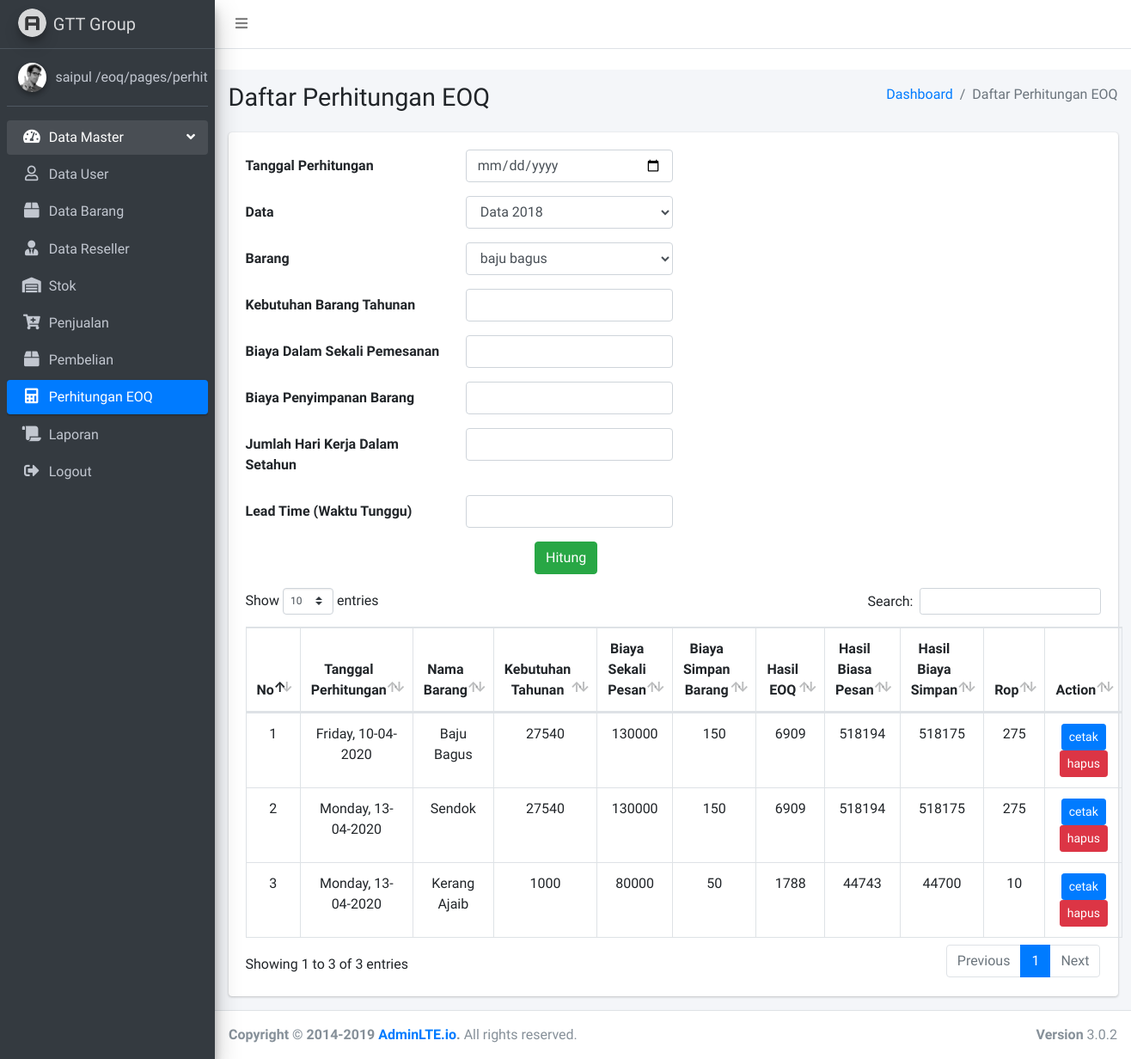
Page /pages/perhitungan-eoq/index.php (signed in) on the committed database.
### tables this page shows
CREATE TABLE `hasil` (
  `id` int(11) NOT NULL,
  `barang_id` int(11) NOT NULL,
  `kebutuhan_tahunan` int(11) NOT NULL,
  `biaya_sekali_pesan` int(11) NOT NULL,
  `biaya_simpan_barang` int(11) NOT NULL,
  `eoq` int(11) NOT NULL,
  `hasil_biasa_pesan` int(11) NOT NULL,
  `hasil_biaya_simpan` int(11) NOT NULL,
  `rop` int(11) NOT NULL,
  `created_at` timestamp NOT NULL DEFAULT CURRENT_TIMESTAMP,
  `upcated_at` timestamp NOT NULL DEFAULT CURRENT_TIMESTAMP ON UPDATE CURRENT_TIMESTAMP
);

CREATE TABLE `barang` (
  `id` int(11) NOT NULL,
  `code` varchar(10) NOT NULL COMMENT 'ITM001\r\nITM002',
  `name` varchar(20) NOT NULL,
  `harga` int(11) UNSIGNED NOT NULL,
  `total` int(10) UNSIGNED NOT NULL COMMENT 'total akan berubah sesuai dengan transaksi yang dilakukan',
  `keterangan` tinytext NOT NULL,
  `created_at` timestamp NOT NULL DEFAULT CURRENT_TIMESTAMP,
  `updated_at` timestamp NOT NULL DEFAULT CURRENT_TIMESTAMP ON UPDATE CURRENT_TIMESTAMP
);

### backend/hitung-eoq/showHitung.php (called while the page is built)
<?php
  include ("../../Connect.php");
  $query = "SELECT *, barang.name AS barang FROM hasil INNER JOIN barang ON hasil.barang_id=barang.id";
  $result = $conn->query($query);
?>

### pages/perhitungan-eoq/index.php (the view, shortened to what this page needs)
<?php
  include ("../../Connect.php");
  include ("../../backend/hitung-eoq/showHitung.php");
?>
<!DOCTYPE html>
<html>
<head>
  <link rel="stylesheet" href="../../plugins/fontawesome-free/css/all.min.css">
  <link rel="stylesheet" href="https://code.ionicframework.com/ionicons/2.0.1/css/ionicons.min.css">
  <link rel="stylesheet" href="../../dist/css/adminlte.min.css">
  <link rel="stylesheet" href="../../plugins/datatables-bs4/css/dataTables.bootstrap4.css">
</head>
<body class="hold-transition sidebar-mini">
<div class="wrapper">
  <nav class="main-header navbar navbar-expand navbar-white navbar-light">
    <ul class="navbar-nav">
      <li class="nav-item">
        <a class="nav-link" data-widget="pushmenu" href="#"><i class="fas fa-bars"></i></a>
      </li>
    </ul>
  </nav>
  <?= include('../sidebar/index.php') ?>
  <div class="content-wrapper">
    <section class="content-header">
      <div class="container-fluid">
        <div class="row mb-2">
          <div class="col-sm-6">
            <h1>Daftar Perhitungan EOQ</h1>
          </div>
          <div class="col-sm-6">
            <ol class="breadcrumb float-sm-right">
              <li class="breadcrumb-item"><a href="/index.php">Dashboard</a></li>
              <li class="breadcrumb-item active">Daftar Perhitungan EOQ</li>
            </ol>
          </div>
        </div>
      </div>
    </section>
    <section class="content">
      <div class="container-fluid">
        <div class="row">
          <div class="col-12">
            <div class="card">
              <div class="card-body">
                <form action="/eoq/backend/hitung-eoq/addHitung.php" method="post" class="w-50">
                  <div class="form-group row">
                    <label class="col-md-6 col-form-label" for="">Tanggal Perhitungan</label>
                    <div class="col-md-6">
                      <input class="form-control" type="date" name="tanggal">
                    </div>
                  </div>
                  <div class="form-group row">
                    <label class="col-md-6 col-form-label" for="">Data</label>
                    <div class="col-md-6">
                      <select class="form-control" name="data">
                      <?php for ($i = 1; $i < 4; $i++) {
                          $temp = 2017 + $i;
                          echo "<option value='$temp'>Data $temp</option>";
                      } ?>
                      </select>
                    </div>
                  </div>
                  <div class="form-group row">
                    <label class="col-md-6 col-form-label" for="">Barang</label>
                    <div class="col-md-6">
                      <select class="form-control" name="barang">
                      <?php
                        $barang = $conn->query('SELECT * FROM barang');
                        while ($brg = $barang->fetch_assoc() ) {
                          echo '<option value="'.$brg['id'].'">'.$brg['name'].'</option>';
                        }
                      ?>
                      </select>
                    </div>
                  </div>
                  <div class="form-group row">
                    <label class="col-md-6 col-form-label" for="">Kebutuhan Barang Tahunan</label>
                    <div class="col-md-6">
                      <input class="form-control" type="number" name="kebutuhan_tahunan">
                    </div>
                  </div>
                  <div class="form-group row">
                    <label class="col-md-6 col-form-label" for="">Biaya Dalam Sekali Pemesanan</label>
                    <div class="col-md-6">
                      <input class="form-control" type="number" name="biaya_sekali_pesan">
                    </div>
                  </div>
                  <div class="form-group row">
                    <label class="col-md-6 col-form-label" for="">Biaya Penyimpanan Barang</label>
                    <div class="col-md-6">
                      <input class="form-control" type="number" name="biaya_simpan_barang">
                    </div>
                  </div>
                  <div class="form-group row">
                    <label class="col-md-6 col-form-label" for="">Jumlah Hari Kerja Dalam Setahun</label>
                    <div class="col-md-6">
                      <input class="form-control" type="number" name="total_kerja">
                    </div>
                  </div>
                  <div class="form-group row">
                    <label class="col-md-6 col-form-label" for="">Lead Time (Waktu Tunggu)</label>
                    <div class="col-md-6">
                      <input class="form-control" type="number" name="waktu_tunggu">
                    </div>
                  </div>
                  <div class="form-group text-center">
                    <div class="col-md-6 offset-md-6">
                      <button class="btn btn-success" type="submit" name="submit">
                        Hitung
                      </button>
                    </div>
                  </div>
                </form>
                <table id="example1" class="table table-bordered table-hover text-center">
                  <thead>
                  <tr>
                    <th>No</th>
                    <th>Tanggal Perhitungan</th>
                    <th>Nama Barang</th>
                    <th>Kebutuhan Tahunan</th>
                    <th>Biaya Sekali Pesan</th>
                    <th>Biaya Simpan Barang</th>
                    <th>Hasil EOQ</th>
                    <th>Hasil Biasa Pesan</th>
                    <th>Hasil Biaya Simpan</th>
                    <th>Rop</th>
                    <th>Action</th>
                  </tr>
                  </thead>
                  <tbody>
                  <?php
                      foreach ($result->fetch_all(MYSQLI_BOTH) as $key => $eoq) {
                        $btnEdit = "<a href='/eoq/backend/hitung-eoq/download.php?id=".$eoq[0]."' class='btn btn-sm btn-primary mx-1'>cetak</a>";
                        $btnDelete = "<form class='d-inline mx-1' action='/eoq/backend/hitung-eoq/deleteHitung.php?id=".$eoq[0]."' method='post'><input type='submit' name='delete' class='btn btn-sm btn-danger' value='hapus'/></form>";
                        $action = $btnEdit.$btnDelete;
                        $idx = $key + 1;
                        echo "<tr>";
                        echo "<td>$idx</td>";
                        echo "<td>".date_format(date_create($eoq['created_at']), "l, d-m-Y")."</td>";
                        echo "<td>".ucwords($eoq['name'])."</td>";
                        echo "<td>".ucwords($eoq['kebutuhan_tahunan'])."</td>";
                        echo "<td>".ucwords($eoq['biaya_sekali_pesan'])."</td>";
                        echo "<td>".ucwords($eoq['biaya_simpan_barang'])."</td>";
                        echo "<td>".ucwords($eoq['eoq'])."</td>";
                        echo "<td>".ucwords($eoq['hasil_biasa_pesan'])."</td>";
                        echo "<td>".ucwords($eoq['hasil_biaya_simpan'])."</td>";
                        echo "<td>".ucwords($eoq['rop'])."</td>";
                        echo "<td>$action</td>";
                        echo "</tr>";
                      }
                    ?>
                  </tbody>
                </table>
              </div>
            </div>
          </div>
        </div>
      </div>
    </section>
  </div>
  <footer class="main-footer">
    <div class="float-right d-none d-sm-block">
      <b>Version</b> 3.0.2
    </div>
    <strong>Copyright &copy; 2014-2019 <a href="http://adminlte.io">AdminLTE.io</a>.</strong> All rights
    reserved.
  </footer>
</div>
</body>
</html>

### pages/sidebar/index.php
<?php
  $cur = $_SERVER['REQUEST_URI'];
 ?>
<aside class="main-sidebar sidebar-dark-primary elevation-4">
  <a href="../../index3.html" class="brand-link">
    <img src="../../dist/img/AdminLTELogo.png"
         alt="AdminLTE Logo"
         class="brand-image img-circle elevation-3"
         style="opacity: .8">
    <span class="brand-text font-weight-light">GTT Group</span>
  </a>
  <div class="sidebar">
    <div class="user-panel mt-3 pb-3 mb-3 d-flex">
      <div class="image">
        <img src="../../dist/img/user2-160x160.jpg" class="img-circle elevation-2" alt="User Image">
      </div>
      <div class="info">
        <a href="#" class="d-block">
          <?= $_SESSION['username']; ?>
          <?= $cur ?>
        </a>
      </div>
    </div>
    <nav class="mt-2">
      <ul class="nav nav-pills nav-sidebar flex-column" data-widget="treeview" role="menu" data-accordion="false">
        <li class="nav-item has-treeview menu-open">
          <a href="/index.php" class="nav-link">
            <i class="nav-icon fas fa-tachometer-alt"></i>
            <p>
              Data Master
              <i class="right fas fa-angle-left"></i>
            </p>
          </a>
          <ul class="nav nav-treeview">
            <li class="nav-item">
              <a class="nav-link <?= strpos($cur, 'eoq/pages/admin/') ? 'active' : '' ?>" href="/eoq/pages/admin">
                <i class="far fa-user nav-icon"></i>
                <p>Data User</p>
              </a>
            </li>
            <li class="nav-item">
              <a class="nav-link <?= strpos($cur, 'eoq/pages/item/') ? 'active' : '' ?>" href="/eoq/pages/item">
                <i class="fas fa-box nav-icon"></i>
                <p>Data Barang</p>
              </a>
            </li>
            <li class="nav-item">
              <a class="nav-link <?= strpos($cur, 'eoq/pages/reseller/') ? 'active' : '' ?>" href="/eoq/pages/reseller">
                <i class="fas fa-user-tie nav-icon"></i>
                <p>Data Reseller</p>
              </a>
            </li>
          </ul>
        </li>
        <li class="nav-item">
          <a href="/eoq/pages/stock" class="nav-link <?= strpos($cur, 'eoq/pages/stock/') ? 'active' : '' ?>">
            <i class="nav-icon fas fa-warehouse"></i>
            <p>Stok</p>
          </a>
        </li>
        <?php if ($_SESSION['role']=="penjualan" || $_SESSION['role']=="admin") { ?>
            <li class="nav-item">
              <a href="/eoq/pages/penjualan" class="nav-link <?= strpos($cur, 'eoq/pages/penjualan/') ? 'active' : '' ?>">
                <i class="nav-icon fas fa-cart-plus"></i>
                <p>Penjualan</p>
              </a>
            </li>
          <?php } if($_SESSION['role']=="pengadaan" || $_SESSION['role']=="admin"){ ?>
            <li class="nav-item">
              <a href="/eoq/pages/pembelian/index.php" class="nav-link <?= strpos($cur, 'eoq/pages/pembelian/') ? 'active' : '' ?>">
                <i class="nav-icon fas fa-box"></i>
                <p>Pembelian</p>
              </a>
            </li>
            <li class="nav-item">
              <a href="/eoq/pages/perhitungan-eoq/index.php" class="nav-link <?= strpos($cur, 'eoq/pages/perhitungan-eoq/') ? 'active' : '' ?>">
                <i class="nav-icon fas fa-calculator"></i>
                <p>Perhitungan EOQ</p>
              </a>
            </li>
        <?php } ?>
        <li class="nav-item">
          <a href="/eoq/pages/laporan/index.php" class="nav-link <?= strpos($cur, 'eoq/pages/laporan/') ? 'active' : '' ?>">
            <i class="nav-icon fas fa-scroll"></i>
            <p>Laporan</p>
          </a>
        </li>
        <li class="nav-item">
          <a href="/eoq/backend/session/logout.php" class="nav-link">
            <i class="nav-icon fas fa-sign-out-alt"></i>
            <p>Logout</p>
          </a>
        </li>
      </ul>
    </nav>
  </div>
</aside>

### rows in the picture
hasil: idx "1", barang.created_at "Friday, 10-04-2020", barang.name "Baju Bagus", kebutuhan_tahunan "27540", biaya_sekali_pesan "130000", biaya_simpan_barang "150", eoq "6909", hasil_biasa_pesan "518194", hasil_biaya_simpan "518175", rop "275"
hasil: idx "2", barang.created_at "Monday, 13-04-2020", barang.name "Sendok", kebutuhan_tahunan "27540", biaya_sekali_pesan "130000", biaya_simpan_barang "150", eoq "6909", hasil_biasa_pesan "518194", hasil_biaya_simpan "518175", rop "275"
hasil: idx "3", barang.created_at "Monday, 13-04-2020", barang.name "Kerang Ajaib", kebutuhan_tahunan "1000", biaya_sekali_pesan "80000", biaya_simpan_barang "50", eoq "1788", hasil_biasa_pesan "44743", hasil_biaya_simpan "44700", rop "10"

### other values in the picture
$_SESSION['username'] "saipul"
form field barang "baju bagus"
